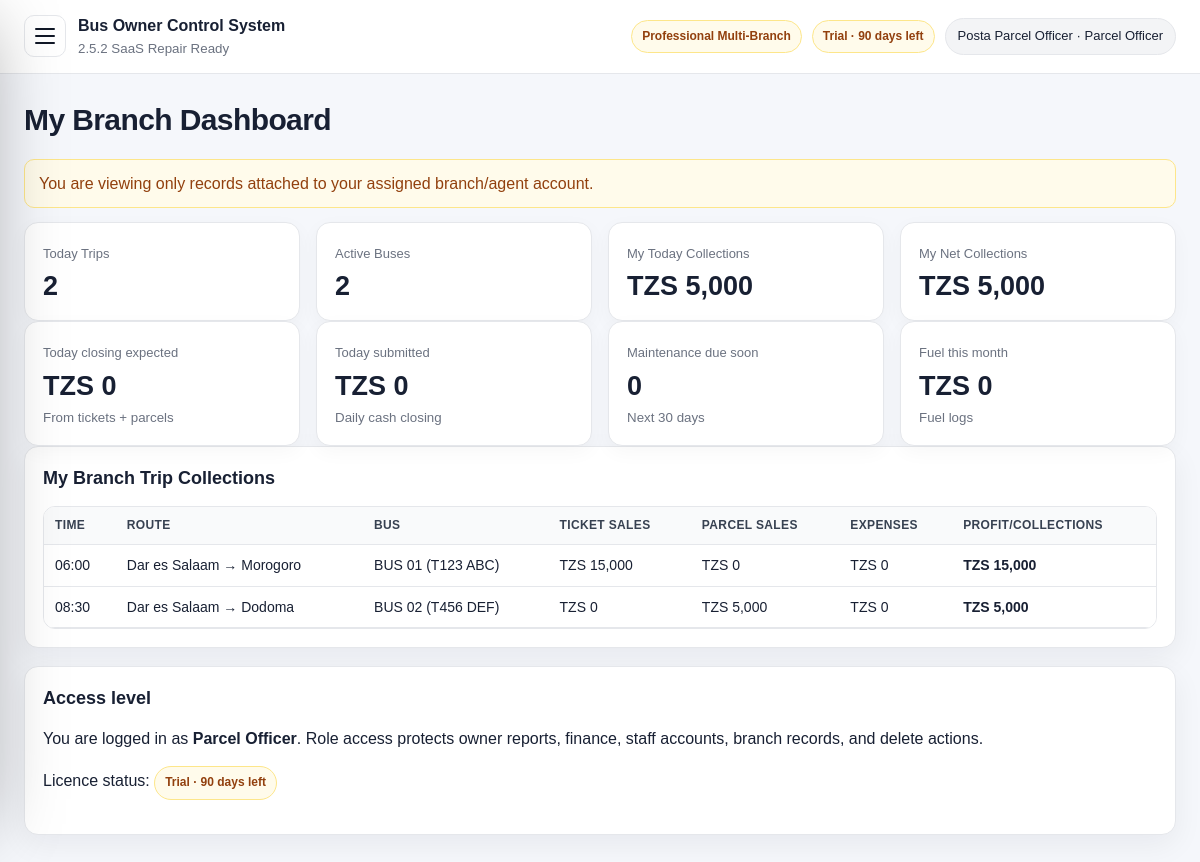
The app's page /dashboard.php (signed in) with its own data.
### tables this page shows
CREATE TABLE package_tiers (
  id INT AUTO_INCREMENT PRIMARY KEY,
  code VARCHAR(40) NOT NULL UNIQUE,
  name VARCHAR(120) NOT NULL,
  description TEXT NULL,
  setup_fee DECIMAL(14,2) NOT NULL DEFAULT 0,
  optional_monthly_fee DECIMAL(14,2) NOT NULL DEFAULT 0,
  max_users INT NOT NULL DEFAULT 0,
  max_branches INT NOT NULL DEFAULT 0,
  max_buses INT NOT NULL DEFAULT 0,
  max_routes INT NOT NULL DEFAULT 0,
  max_monthly_trips INT NOT NULL DEFAULT 0,
  features_json LONGTEXT NOT NULL,
  status ENUM('active','inactive') NOT NULL DEFAULT 'active',
  display_order INT NOT NULL DEFAULT 0,
  created_at TIMESTAMP DEFAULT CURRENT_TIMESTAMP,
  updated_at TIMESTAMP NULL DEFAULT NULL ON UPDATE CURRENT_TIMESTAMP
);

CREATE TABLE subscription_license (
  id INT AUTO_INCREMENT PRIMARY KEY,
  company_name VARCHAR(180) NOT NULL DEFAULT 'Bus Company',
  license_key VARCHAR(120) NOT NULL DEFAULT 'DEMO-LICENSE',
  plan VARCHAR(80) NOT NULL DEFAULT 'Professional Multi-Branch',
  package_code VARCHAR(40) NOT NULL DEFAULT 'professional',
  billing_model ENUM('one_time_setup','one_time_plus_optional_support','recurring_subscription') NOT NULL DEFAULT 'one_time_plus_optional_support',
  status ENUM('trial','active','expired','suspended') NOT NULL DEFAULT 'trial',
  start_date DATE NULL,
  expiry_date DATE NULL,
  setup_fee_amount DECIMAL(14,2) NOT NULL DEFAULT 0,
  setup_fee_paid ENUM('no','partial','yes') NOT NULL DEFAULT 'no',
  optional_monthly_fee DECIMAL(14,2) NOT NULL DEFAULT 0,
  optional_monthly_enabled TINYINT(1) NOT NULL DEFAULT 0,
  support_status ENUM('off','active','paused','expired') NOT NULL DEFAULT 'off',
  support_start_date DATE NULL,
  support_expiry_date DATE NULL,
  max_users INT NOT NULL DEFAULT 40,
  max_branches INT NOT NULL DEFAULT 20,
  max_buses INT NOT NULL DEFAULT 50,
  max_routes INT NOT NULL DEFAULT 80,
  max_monthly_trips INT NOT NULL DEFAULT 2000,
  notes TEXT NULL,
  updated_at TIMESTAMP NULL DEFAULT NULL ON UPDATE CURRENT_TIMESTAMP,
  created_at TIMESTAMP DEFAULT CURRENT_TIMESTAMP,
  INDEX idx_subscription_package (package_code),
  INDEX idx_subscription_status (status)
);

CREATE TABLE users (
  id INT AUTO_INCREMENT PRIMARY KEY,
  name VARCHAR(120) NOT NULL,
  email VARCHAR(160) NOT NULL UNIQUE,
  password_hash VARCHAR(255) NOT NULL,
  role ENUM('owner','admin','manager','accountant','agent','parcel_officer') NOT NULL DEFAULT 'manager',
  agent_id INT NULL,
  status ENUM('active','inactive') NOT NULL DEFAULT 'active',
  last_login_at DATETIME NULL,
  created_at TIMESTAMP DEFAULT CURRENT_TIMESTAMP,
  updated_at TIMESTAMP NULL DEFAULT NULL ON UPDATE CURRENT_TIMESTAMP,
  CONSTRAINT fk_users_agent FOREIGN KEY (agent_id) REFERENCES agents(id),
  INDEX idx_users_role_status (role, status),
  INDEX idx_users_agent (agent_id)
);

CREATE TABLE trips (
  id INT AUTO_INCREMENT PRIMARY KEY,
  route_id INT NOT NULL,
  bus_id INT NOT NULL,
  driver_id INT NULL,
  conductor_name VARCHAR(160) NULL,
  departure_date DATE NOT NULL,
  departure_time TIME NOT NULL,
  fare DECIMAL(12,2) NOT NULL DEFAULT 0,
  status ENUM('scheduled','departed','completed','cancelled') NOT NULL DEFAULT 'scheduled',
  created_at TIMESTAMP DEFAULT CURRENT_TIMESTAMP,
  CONSTRAINT fk_trips_route FOREIGN KEY (route_id) REFERENCES routes(id),
  CONSTRAINT fk_trips_bus FOREIGN KEY (bus_id) REFERENCES buses(id),
  CONSTRAINT fk_trips_driver FOREIGN KEY (driver_id) REFERENCES drivers(id),
  INDEX idx_trips_date (departure_date),
  INDEX idx_trips_bus_date (bus_id, departure_date)
);

CREATE TABLE routes (
  id INT AUTO_INCREMENT PRIMARY KEY,
  origin VARCHAR(120) NOT NULL,
  destination VARCHAR(120) NOT NULL,
  distance_km DECIMAL(10,2) NULL,
  standard_fare DECIMAL(12,2) NOT NULL DEFAULT 0,
  status ENUM('active','inactive') NOT NULL DEFAULT 'active',
  created_at TIMESTAMP DEFAULT CURRENT_TIMESTAMP,
  INDEX idx_routes_origin_destination (origin, destination)
);

CREATE TABLE buses (
  id INT AUTO_INCREMENT PRIMARY KEY,
  bus_number VARCHAR(80) NOT NULL,
  plate_number VARCHAR(40) NOT NULL UNIQUE,
  capacity INT NOT NULL,
  model VARCHAR(120) NULL,
  status ENUM('active','maintenance','inactive') NOT NULL DEFAULT 'active',
  latra_license_expiry DATE NULL,
  insurance_expiry DATE NULL,
  next_service_date DATE NULL,
  notes TEXT NULL,
  created_at TIMESTAMP DEFAULT CURRENT_TIMESTAMP
);

### public/dashboard.php (the view, shortened to what the rows shown need)
<?php
require_once __DIR__ . '/../app/core/saas.php';
require_login();
require_feature('dashboard');
$today = date('Y-m-d');
$pdo = db();
$user = current_user();
$scopeTitle = is_branch_scoped_user() ? 'My Branch Dashboard' : 'Owner Dashboard';
function scalar_query(string $sql, array $params = []) {
    $stmt = db()->prepare($sql);
    $stmt->execute($params);
    return $stmt->fetchColumn() ?: 0;
}
if (is_branch_scoped_user()) {
    $tripsSql = 'SELECT t.*, r.origin, r.destination, b.bus_number, b.plate_number,
        COALESCE((SELECT SUM(amount_paid) FROM bookings WHERE trip_id=t.id AND status<>"cancelled" AND agent_id=?),0) as ticket_sales,
        COALESCE((SELECT SUM(amount_paid) FROM parcels WHERE trip_id=t.id AND status<>"cancelled" AND agent_id=?),0) as parcel_sales,
        0 as trip_expenses
        FROM trips t
        JOIN routes r ON t.route_id=r.id
        JOIN buses b ON t.bus_id=b.id
        WHERE t.departure_date=?
        ORDER BY t.departure_time ASC
        LIMIT 10';
    $trips = $pdo->prepare($tripsSql);
    $trips->execute([user_agent_id(), user_agent_id(), $today]);
}
$todayTripRows = $trips->fetchAll();
$license = latest_license();
$licenseState = license_state_label($license);
$maintenanceDue = (feature_enabled('maintenance') && has_role(['owner','admin','manager'])) ? scalar_query('SELECT COUNT(*) FROM buses WHERE next_service_date IS NOT NULL AND next_service_date <= DATE_ADD(CURDATE(), INTERVAL 30 DAY)') : 0;
$fuelMonth = (feature_enabled('fuel') && has_role(['owner','admin','manager']) && table_exists('fuel_logs')) ? scalar_query('SELECT COALESCE(SUM(total_amount),0) FROM fuel_logs WHERE fuel_date BETWEEN ? AND ?', [date('Y-m-01'), $today]) : 0;
$cashExpectedToday = (feature_enabled('cash_closing') && can_manage_finance()) ? expected_collections($today, $today, is_branch_scoped_user() ? user_agent_id() : null) : ['total_expected'=>0];
$cashClosedToday = (feature_enabled('cash_closing') && can_manage_finance() && table_exists('cash_closings')) ? scalar_query('SELECT COALESCE(SUM(cash_submitted+mobile_money_submitted+bank_submitted),0) FROM cash_closings WHERE closing_date=?' . (is_branch_scoped_user() ? ' AND agent_id='.(int)user_agent_id() : ''), [$today]) : 0;
?>
<?php include __DIR__ . '/../app/views/header.php'; ?>
<div class="page-title">
    <h1><?= e($scopeTitle) ?></h1>
</div>
<div class="grid grid-4">
    <div class="stat"><span>Today closing expected</span><strong><?= e(money($cashExpectedToday['total_expected'] ?? 0)) ?></strong><small>From tickets + parcels</small></div>
    <div class="stat"><span>Today submitted</span><strong><?= e(money($cashClosedToday)) ?></strong><small>Daily cash closing</small></div>
    <div class="stat"><span>Maintenance due soon</span><strong><?= e((string)$maintenanceDue) ?></strong><small>Next 30 days</small></div>
    <div class="stat"><span>Fuel this month</span><strong><?= e(money($fuelMonth)) ?></strong><small>Fuel logs</small></div>
</div>
<div class="card">
    <h2><?= is_branch_scoped_user() ? 'My Branch Trip Collections' : "Today's Trip Profit Snapshot" ?></h2>
    <div class="table-wrap">
        <table>
            <thead><tr><th>Time</th><th>Route</th><th>Bus</th><th>Ticket Sales</th><th>Parcel Sales</th><th>Expenses</th><th>Profit/Collections</th></tr></thead>
            <tbody>
            <?php foreach ($todayTripRows as $row): $rowProfit = $row['ticket_sales'] + $row['parcel_sales'] - $row['trip_expenses']; ?>
                <tr>
                    <td><?= e(substr($row['departure_time'],0,5)) ?></td>
                    <td><?= e($row['origin'] . ' → ' . $row['destination']) ?></td>
                    <td><?= e($row['bus_number'] . ' (' . $row['plate_number'] . ')') ?></td>
                    <td><?= e(money($row['ticket_sales'])) ?></td>
                    <td><?= e(money($row['parcel_sales'])) ?></td>
                    <td><?= e(money($row['trip_expenses'])) ?></td>
                    <td><strong><?= e(money($rowProfit)) ?></strong></td>
                </tr>
            <?php endforeach; ?>
            </tbody>
        </table>
    </div>
</div>
<div class="card">
    <h2>Access level</h2>
    <p>You are logged in as <strong><?= e(role_label($user['role'])) ?></strong>. Role access protects owner reports, finance, staff accounts, branch records, and delete actions.</p><p>Licence status: <span class="license-chip <?= e($licenseState['class']) ?>"><?= e($licenseState['label']) ?></span></p>
</div>
<?php include __DIR__ . '/../app/views/footer.php'; ?>

### app/views/header.php (shortened to what the rows shown need)
<?php require_once __DIR__ . '/../core/auth.php'; require_once __DIR__ . '/../core/settings.php'; require_once __DIR__ . '/../core/saas.php'; ?>
<!doctype html>
<html lang="en">
<head>
    <?php $cssVersion = @filemtime(__DIR__ . '/../../public/assets/css/style.css') ?: time(); ?>
    <link rel="stylesheet" href="<?= e(url('assets/css/style.css') . '?v=' . $cssVersion) ?>">
</head>
<body>
<div class="app-shell">
    <main class="main">
        <header class="topbar">
            <?php $user = current_user(); if ($user): $lic = license_state_label(); $pkg = package_badge(); ?>
                <div class="topbar-right">
                    <span class="license-chip <?= e($pkg['class']) ?>"><?= e($pkg['package']) ?></span>
                    <span class="license-chip <?= e($lic['class']) ?>"><?= e($lic['label']) ?></span>
                    <div class="user-chip"><?= e($user['name']) ?> · <?= e(role_label($user['role'])) ?></div>
                </div>
            <?php endif; ?>
        </header>
        <section class="content">

### records on screen
package_tiers: name "Professional Multi-Branch"
subscription_license: status+expiry_date "Trial · 90 days left", package_code.role "TZS 0", package_code.role "0"
users: name "Posta Parcel Officer", role "Parcel Officer", role "My Branch Dashboard"
trips: departure_time "06:00", route.destination "Dar es Salaam → Morogoro", bus.plate_number "BUS 01 (T123 ABC)", ticket_sales "TZS 15,000", parcel_sales "TZS 0", trip_expenses "TZS 0", rowProfit "TZS 15,000"
trips: departure_time "08:30", route.destination "Dar es Salaam → Dodoma", bus.plate_number "BUS 02 (T456 DEF)", ticket_sales "TZS 0", parcel_sales "TZS 5,000", trip_expenses "TZS 0", rowProfit "TZS 5,000"

### other values on screen
APP_NAME "Bus Owner Control System"
APP_VERSION "2.5.2 SaaS Repair Ready"
$todayTrips "2"
$activeBuses "2"
money($bookingRevenue + $parcelRevenue) "TZS 5,000"
money($profit) "TZS 5,000"
